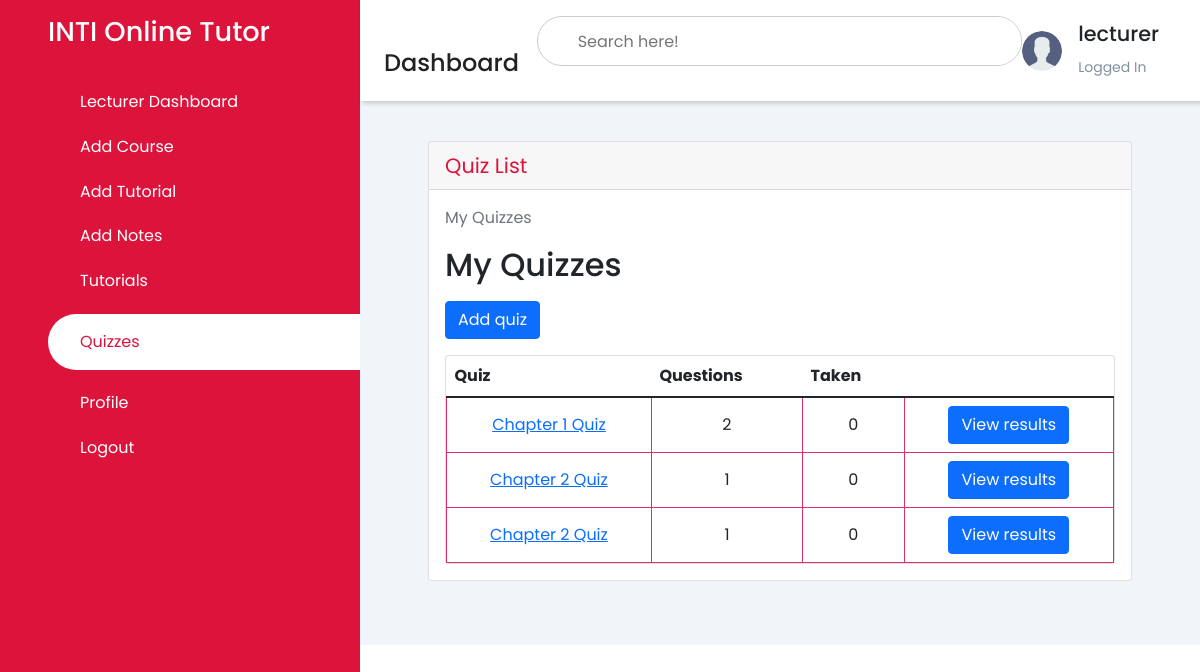
The page /list_quiz/ (signed in) on the database as committed earlier.
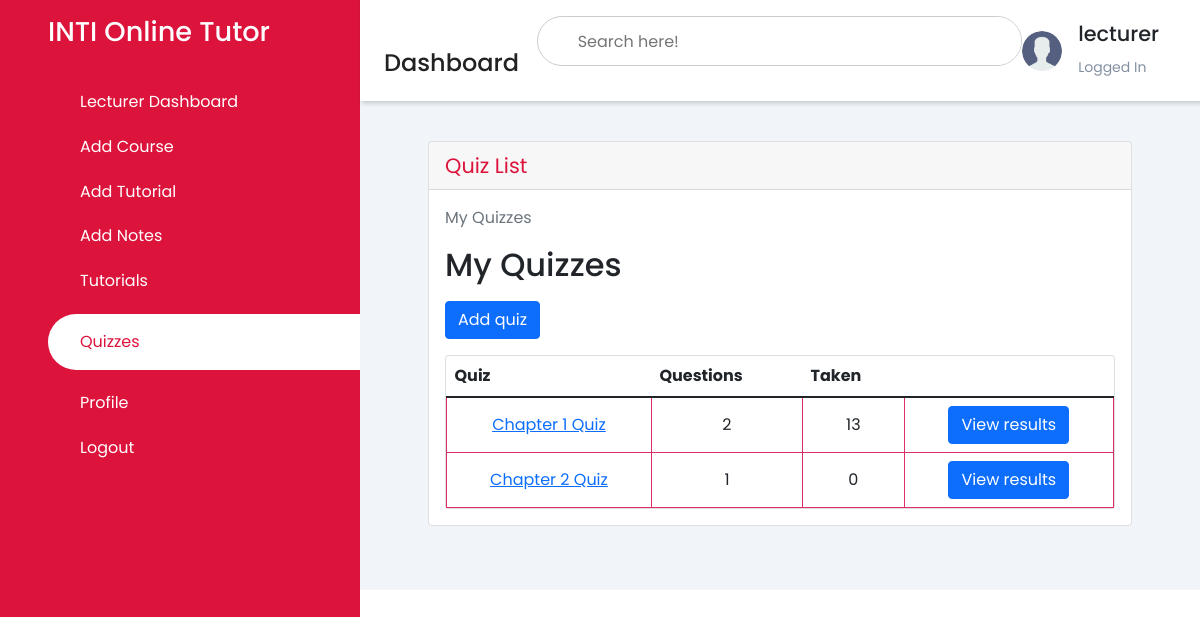
The same page on the database as committed later.
### pages/models.py (models this page shows, shortened)
class Quiz(models.Model):
    owner = models.ForeignKey(User, on_delete=models.CASCADE, related_name='quizzes')
    name = models.CharField(max_length=255)
    course = models.ForeignKey(Course, on_delete=models.CASCADE, related_name='quizzes')

### pages/views.py (the view)
# urls.py: path('list_quiz/', QuizListView.as_view(), name='list_quiz'),
class QuizListView(ListView):
    model = Quiz
    ordering = ('name',)
    context_object_name = 'quizzes'
    template_name = 'dashboard/lecturer/list_quiz.html'
    def get_queryset(self):
        queryset = self.request.user.quizzes \
            .select_related('course') \
            .annotate(questions_count=Count('questions', distinct=True)) \
            .annotate(taken_count=Count('taken_quizzes', distinct=True))
        return queryset

### templates/dashboard/lecturer/list_quiz.html (shortened to what the changed rows need)
<!DOCTYPE html>
<html lang="en">
<head>
    {% load static %}
    {% load crispy_forms_tags %}
    <link rel="stylesheet" href="https://maxst.icons8.com/vue-static/landings/line-awesome/line-awesome/1.3.0/css/line-awesome.min.css">
    <link rel="stylesheet" href="https://maxst.icons8.com/vue-static/landings/line-awesome/font-awesome-line-awesome/css/all.min.css">
    <link href="https://cdn.jsdelivr.net/npm/bootstrap@5.1.3/dist/css/bootstrap.min.css" rel="stylesheet">
    <link rel="stylesheet" href="{% static 'css/style.css' %}">
</head>
<body>
    <div class="sidebar">
        <div class="sidebar-brand">
            <h2>INTI Online Tutor</h2>
        </div>
    </div>
    <div class="main-content">
        <header>
            <div class="header-title">
                <h2>
                    <label for="">
                    <span class="las la-bars"></span>
                </label>
                    Dashboard
                </h2>
            </div>
        </header>
        <main>
            <div class="container-fluid">
        <div class="row">
          <div class="col-12 mb-3">
          <div class="col-12 mb-3">
                <div id="content-wrapper" style="padding-top: 20px">
          <div class="container-fluid">
              <div class="card mb-3">
                  <div class="card-body">
            <div class="col-sm-12">
            <h2 class="mb-3">My Quizzes</h2>
            <div class="card">
              <table class="table mb-0">
                <thead>
                  <tr>
                    <th>Quiz</th>
                    <th>Questions</th>
                    <th>Taken</th>
                    <th></th>
                  </tr>
                </thead>
                <tbody>
                  {% for quiz in quizzes %}
                    <tr>
                      <td class="align-middle"><a href="{% url 'update_quiz' quiz.pk %}">{{ quiz.name }}</a></td>
                      <td class="align-middle">{{ quiz.questions_count }}</td>
                      <td class="align-middle">{{ quiz.taken_count }}</td>
                      <td class="text-right">
                        <a href="" class="btn btn-primary">View results</a>
                      </td>
                    </tr>
                  {% empty %}
                    <tr>
                      <td class="bg-light text-center font-italic" colspan="5">You haven't created any quiz yet.</td>
                    </tr>
                  {% endfor %}
                </tbody>
              </table>
            </div>
        </main>
    </div>
</body>
</html>

Rows that differ between the two databases and show on the page:
removed Quiz: name "Chapter 2 Quiz", questions_count "1", taken_count "0"
computed for Quiz "Chapter 1 Quiz": taken_count "0" → "13"
